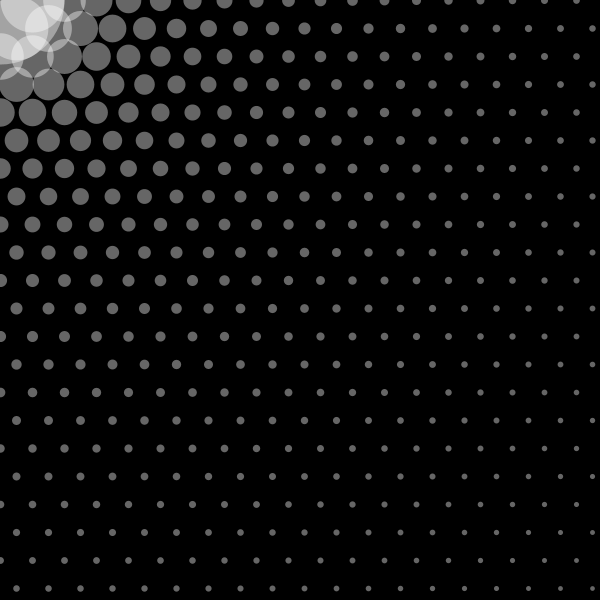
Frame 1 (no input)
Frame 60 (the mouse pressed at the canvas centre just before this capture): identical to frame 1, image omitted
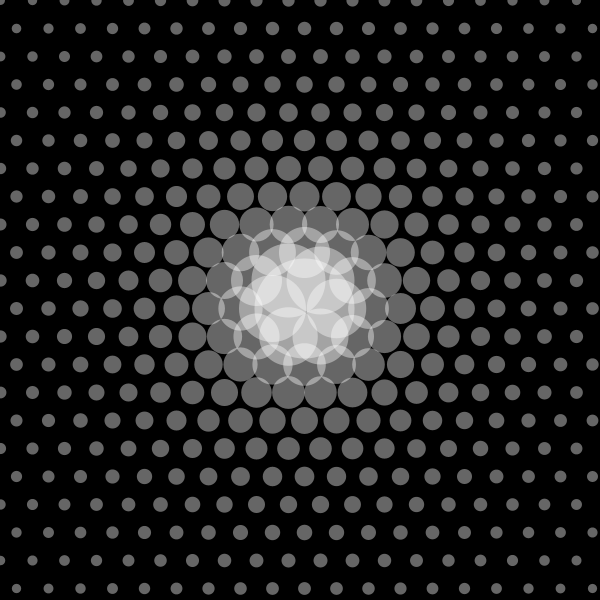
Frame 120 (the mouse held since frame 60 and released just before this capture)

The Processing sketch that drew these frames (run headless with seeded random() and noise(); from frame 60 on, the mouse is pressed at the canvas centre):

// Processing sketch: processing_186984
// ── processing_186984.pde

float dx = 32;
float dy = 28;

void drawSite(float x, float y) {
    float weight = dx * 128 / (32 + dist(x, y, mouseX, mouseY));
    if (weight > 1) {
        strokeWeight(weight);
        point(x, y);
    }
}

void setup() {
    size(600, 600);
    colorMode(HSB);
strokeWeight(5);
}

void draw() {
    background(0x00);
    stroke(0xff, 0x66);
    for (float y = 0; y < height + dy; y += dy) {
        for (float x = 0; x < width + dx; x += dx)
            drawSite(x, y);
        y += dy;
        for (float x = 0.5 * dx; x < width + dx; x += dx)
            drawSite(x, y);
    }
}
